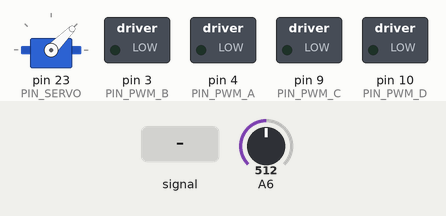
Simulated run of this sketch. Board: Arduino Mega 2560, built with avr-gcc and run on an emulated ATmega2560. Parts: servo, switched loads named in the sketch (green lamp = pin HIGH). The test bench sets the inputs (shaded band); at power-on: A6 = 512. Pins used as bus, display or sensor lines are not drawn.

Above: at 1.2 s.
1.3 s: A6 fed a 200 Hz sine of ±255 counts around its level
At 2.4 s:
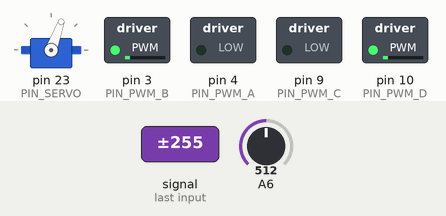
4.3 s: A6 fed a 1000 Hz sine of ±255 counts around its level
7.3 s: A6 fed a 200 Hz sine of ±460 counts around its level
10.3 s: A6 set to 716
At 11.7 s:
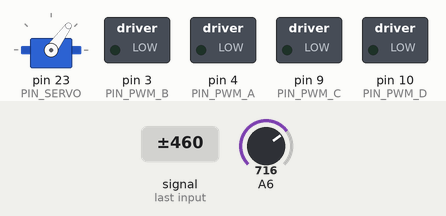
12.0 s: A6 fed a 1000 Hz sine of ±255 counts around its level
15.0 s: A6 set to 900
At 15.19 s:
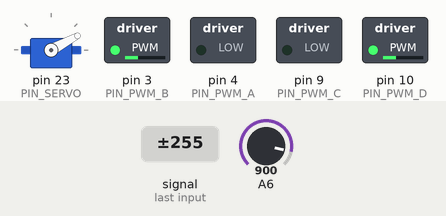
At 16.5 s:
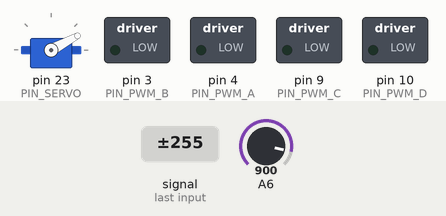
Timing chart, 0 to 18.0 s (numbered marks = the images above; inputs shaded):
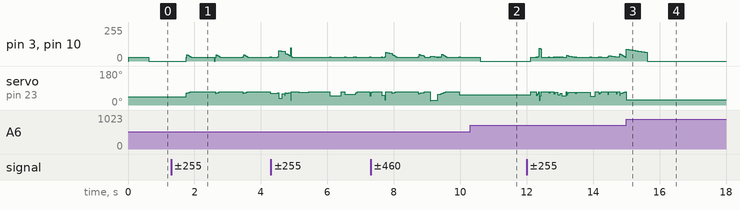

The sketch:

natcar_final.ino
```cpp
#include <Servo.h>

Servo steeringServo;

// Pin definitions
const byte PIN_CAMERA_AO = 22;
const byte PIN_CAMERA_CLK = 20;
const byte PIN_CAMERA_SI = 21;
const byte PIN_SERVO = 23;

// Reserved analog inputs for the archived inductor-based control experiments.
const byte PIN_LEFT_INDUCTOR = 19;
const byte PIN_CENTER_INDUCTOR = 18;
const byte PIN_RIGHT_INDUCTOR = 17;

const byte PIN_PWM_A = 4;
const byte PIN_PWM_B = 3;
const byte PIN_PWM_C = 9;
const byte PIN_PWM_D = 10;

// Camera settings
const int PIXEL_COUNT = 128;
const int CAMERA_CENTER_PIXEL = 58;
const int LINE_BRIGHTNESS_THRESHOLD = 200;
const int MIN_EDGE_STRENGTH = 25;
// Sanity bound on edge separation: rejects readings where the strongest
// rising/falling edges come from unrelated features rather than one line.
const int MAX_LINE_WIDTH_PIXELS = 40;
const int LOOP_DELAY_MS = 10;

// Speed tuning
const int TOP_SPEED_PWM = 100;
const int MIN_SPEED_PWM = 30;
const int STOP_SPEED_PWM = 0;
const int MAX_LOST_LINE_FRAMES = 25;
// Max PWM change per loop when recovering from a lost-line slowdown/stop.
const int MAX_PWM_STEP_PER_LOOP = 1;
const float TURN_SLOWDOWN_GAIN = 1.8;
const float SPEED_KP = 1.0;
const float SPEED_KD = 0.0;

// Steering tuning
const int SERVO_CENTER = 45;
const int SERVO_RANGE = 25;
const float STEERING_KP = 0.6;
const float STEERING_KD = 0.6;

struct LineDetection {
  bool detected;
  int position;
};

int pixels[PIXEL_COUNT];
int currentLinePosition = 0;
int previousLinePosition = 0;
float steeringAngle = SERVO_CENTER;
float leftMotorPwm = 0;
float rightMotorPwm = 0;
int lostLineFrames = 0;

void readCamera();
void startCameraFrame();
LineDetection detectLine();
void updateSteering(const LineDetection &line);
void updateMotorSpeed(const LineDetection &line);
float rampDown(float pwm, float minimumPwm);
float rampToward(float pwm, float target, float maxStep);
void writeMotorOutputs();
int clampPwm(float value);

void setup() {
  pinMode(PIN_PWM_A, OUTPUT);
  pinMode(PIN_PWM_B, OUTPUT);
  pinMode(PIN_PWM_C, OUTPUT);
  pinMode(PIN_PWM_D, OUTPUT);

  pinMode(PIN_CAMERA_CLK, OUTPUT);
  pinMode(PIN_CAMERA_SI, OUTPUT);
  pinMode(PIN_CAMERA_AO, INPUT);
  digitalWrite(PIN_CAMERA_CLK, LOW);
  digitalWrite(PIN_CAMERA_SI, LOW);

  pinMode(PIN_LEFT_INDUCTOR, INPUT);
  pinMode(PIN_CENTER_INDUCTOR, INPUT);
  pinMode(PIN_RIGHT_INDUCTOR, INPUT);

  writeMotorOutputs();
  steeringServo.attach(PIN_SERVO);
  steeringServo.write(SERVO_CENTER);
}

void loop() {
  readCamera();

  LineDetection line = detectLine();
  updateSteering(line);
  updateMotorSpeed(line);
  writeMotorOutputs();

  delay(LOOP_DELAY_MS);
}

void readCamera() {
  startCameraFrame();

  // Note: per the TSL1401 timing diagram, AO can lag the SI pulse by one
  // clock relative to this loop, which would shift pixels[] by a constant
  // pixel offset. CAMERA_CENTER_PIXEL was calibrated empirically against
  // this exact timing, so any change here must be re-calibrated on the car.
  for (int i = 0; i < PIXEL_COUNT; i++) {
    digitalWrite(PIN_CAMERA_CLK, HIGH);
    pixels[i] = analogRead(PIN_CAMERA_AO);
    digitalWrite(PIN_CAMERA_CLK, LOW);
  }
}

void startCameraFrame() {
  digitalWrite(PIN_CAMERA_SI, HIGH);
  digitalWrite(PIN_CAMERA_CLK, HIGH);
  digitalWrite(PIN_CAMERA_SI, LOW);
  digitalWrite(PIN_CAMERA_CLK, LOW);
}

LineDetection detectLine() {
  int headIndex = 0;
  int tailIndex = 0;
  int maxRisingEdge = -1024;
  int maxFallingEdge = 1024;

  for (int i = 0; i < PIXEL_COUNT - 1; i++) {
    const int diff = pixels[i + 1] - pixels[i];

    if (diff > maxRisingEdge) {
      maxRisingEdge = diff;
      headIndex = i;
    }

    if (diff < maxFallingEdge) {
      maxFallingEdge = diff;
      tailIndex = i;
    }
  }

  const int midpoint = (headIndex + tailIndex) / 2;
  const bool detected = headIndex < tailIndex
    && (tailIndex - headIndex) <= MAX_LINE_WIDTH_PIXELS
    && pixels[midpoint] > LINE_BRIGHTNESS_THRESHOLD
    && maxRisingEdge >= MIN_EDGE_STRENGTH
    && abs(maxFallingEdge) >= MIN_EDGE_STRENGTH;

  LineDetection result;
  result.detected = detected;
  result.position = currentLinePosition;

  if (!detected) {
    return result;
  }

  const int newPosition = midpoint - CAMERA_CENTER_PIXEL;

  // If the line was just reacquired after being lost, treat this frame as
  // having zero derivative instead of computing it against a stale position
  // from before the gap (which would spike the steering D-term).
  previousLinePosition = (lostLineFrames > 0) ? newPosition : currentLinePosition;
  currentLinePosition = newPosition;
  result.position = currentLinePosition;
  return result;
}

void updateSteering(const LineDetection &line) {
  if (line.detected) {
    const int positionDelta = line.position - previousLinePosition;
    steeringAngle = SERVO_CENTER
      - line.position * STEERING_KP
      - positionDelta * STEERING_KD;
  }

  const int minServoAngle = SERVO_CENTER - SERVO_RANGE;
  const int maxServoAngle = SERVO_CENTER + SERVO_RANGE;
  steeringAngle = constrain(steeringAngle, minServoAngle, maxServoAngle);

  steeringServo.write((int)steeringAngle);
}

void updateMotorSpeed(const LineDetection &line) {
  const float previousLeftPwm = leftMotorPwm;
  const float previousRightPwm = rightMotorPwm;

  if (!line.detected) {
    if (lostLineFrames < MAX_LOST_LINE_FRAMES) {
      lostLineFrames++;
    }

    if (lostLineFrames >= MAX_LOST_LINE_FRAMES) {
      leftMotorPwm = STOP_SPEED_PWM;
      rightMotorPwm = STOP_SPEED_PWM;
      return;
    }

    leftMotorPwm = rampDown(leftMotorPwm, MIN_SPEED_PWM);
    rightMotorPwm = rampDown(rightMotorPwm, MIN_SPEED_PWM);
    return;
  }

  const bool recovering = lostLineFrames > 0;
  lostLineFrames = 0;

  const int absLineError = abs(line.position);
  float targetPwm = TOP_SPEED_PWM - absLineError * TURN_SLOWDOWN_GAIN;
  targetPwm = max(targetPwm, (float)MIN_SPEED_PWM);

  leftMotorPwm = targetPwm * SPEED_KP + (targetPwm - previousLeftPwm) * SPEED_KD;
  rightMotorPwm = targetPwm * SPEED_KP + (targetPwm - previousRightPwm) * SPEED_KD;

  // After the line was lost (and possibly ramped down to a stop), ramp back
  // up to the target speed instead of snapping straight to it.
  if (recovering) {
    leftMotorPwm = rampToward(previousLeftPwm, leftMotorPwm, MAX_PWM_STEP_PER_LOOP);
    rightMotorPwm = rampToward(previousRightPwm, rightMotorPwm, MAX_PWM_STEP_PER_LOOP);
  }

  leftMotorPwm = max(leftMotorPwm, (float)MIN_SPEED_PWM);
  rightMotorPwm = max(rightMotorPwm, (float)MIN_SPEED_PWM);
}

float rampDown(float pwm, float minimumPwm) {
  if (pwm > minimumPwm) {
    return pwm - 1;
  }

  return minimumPwm;
}

float rampToward(float pwm, float target, float maxStep) {
  if (target > pwm + maxStep) {
    return pwm + maxStep;
  }

  if (target < pwm - maxStep) {
    return pwm - maxStep;
  }

  return target;
}

void writeMotorOutputs() {
  analogWrite(PIN_PWM_A, 0);
  analogWrite(PIN_PWM_B, clampPwm(leftMotorPwm));
  analogWrite(PIN_PWM_C, 0);
  analogWrite(PIN_PWM_D, clampPwm(rightMotorPwm));
}

int clampPwm(float value) {
  return constrain((int)value, 0, 255);
}
```

Measured:
- after the input at 10.3 s, servo on pin 23 (PIN_SERVO): stops changing and stays 54°
- after the input at 15.0 s, servo on pin 23 (PIN_SERVO): stops changing and stays 28°
